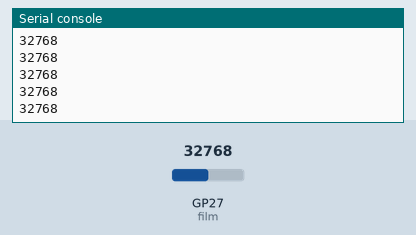
This program was run on a simulated Raspberry Pi Pico running MicroPython. Shown: the last lines printed to the serial console. The test bench sets the inputs (shaded band); at power-on: GP27 (film) = 32768 (analog values on the 0–65535 scale).

Above: at 1.2 s.
1.3 s: GP27 (film) set to 45874
At 1.31 s:
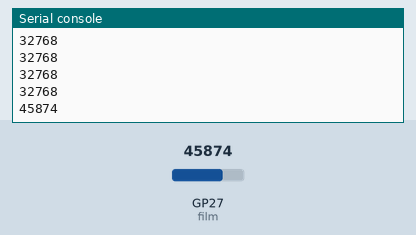
2.8 s: GP27 (film) set to 57670
At 2.81 s:
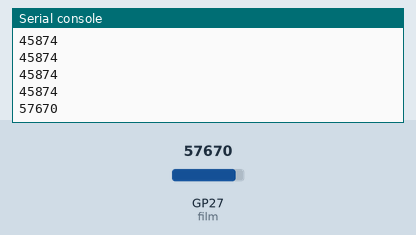
Timing chart, 0 to 5.8 s (numbered marks = the images above; inputs shaded):
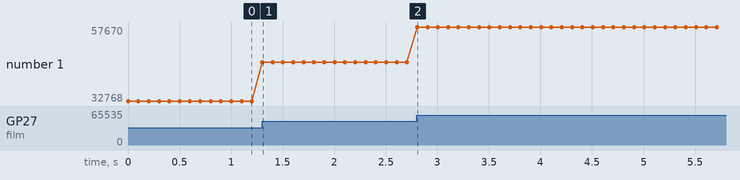

Measured:
- after the input at 1.3 s, the serial console: prints a new line at once (image 1)
- after the input at 2.8 s, the serial console: prints a new line at once (image 2)
- plotted number 1: 32768 → 45874 after the input at 1.3 s, 45874 → 57670 after the input at 2.8 s

The program:

film_pressure.py
```python
'''
 * Keyestudio 37 in 1 Starter Kit for Raspberry Pi Pico
 * lesson 22
 * Film pressure sensor
 * http://www.keyestudio.com
'''
import machine
import utime

film = machine.ADC(1)
while True:
    value = film.read_u16()
    print(value)
    utime.sleep(0.1)
```
